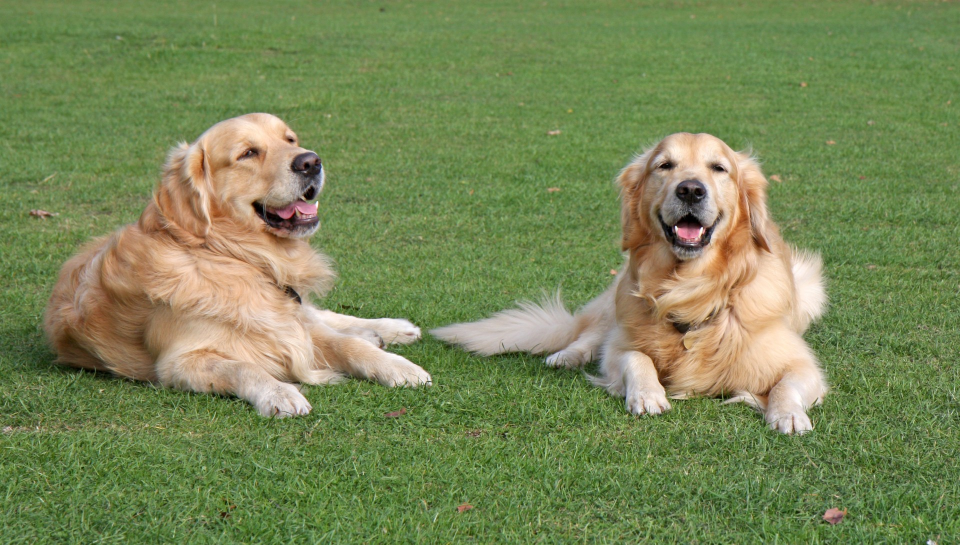
#> input picture dogs.jpg, 1920 x 1089 px (shown at 1/2 size)
$ python surf.py ../dogs.jpg ../learn.jpg 1.0
#> lines starting #> are read from the running program, lines starting #| are printed output that depends on the picture
import cv2
import sys
import numpy as np

imgpath = sys.argv[1]
img = cv2.imread(imgpath)
#> img is the input picture: shape (1089, 1920, 3); mean B, G, R 86.3, 134.9, 120.6
alg = sys.argv[2] #指定使用的是哪一个特征检测算法

def fd(algorithm):
    if algorithm == 'SIFT':
        return cv2.xfeatures2d.SIFT_create() #实例化sift对象
    else:
        return cv2.xfeatures2d.SURF_create(float(sys.argv[3]) if len(sys.argv) == 4 else 4000)

gray = cv2.cvtColor(img,cv2.COLOR_BGR2GRAY)
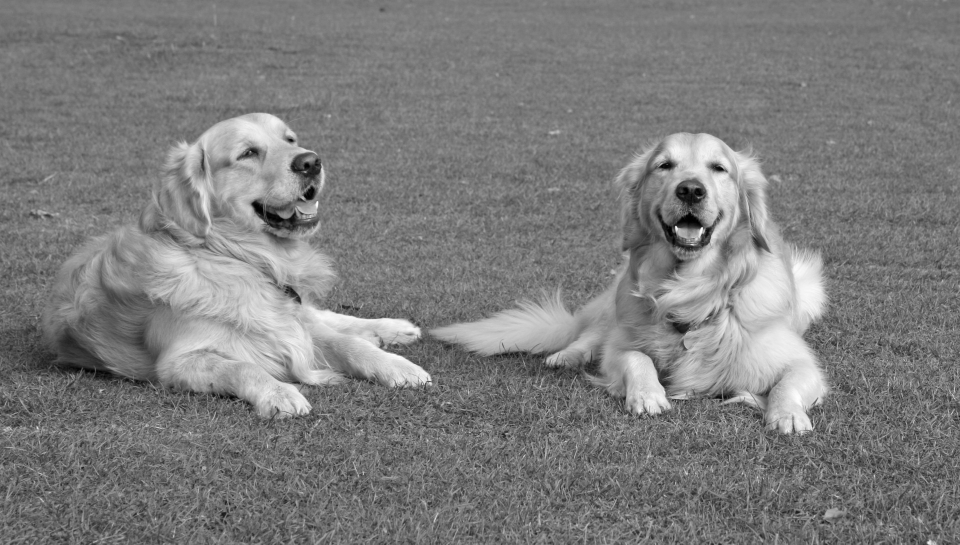
#> gray: shape (1089, 1920) (shown at 1/2 size); min 0, max 255, mean 125.1

sift = cv2.xfeatures2d.SIFT_create() #实例化一个对象。
keypoints,descriptor = sift.detectAndCompute(gray,None) #进行检测和计算特征点描述子
#> keypoints = 18996 keypoints; strongest (x, y, size): (1434, 335, 15.1), (1352, 454, 3.3), (1337, 330, 15.2), (1404, 456, 2.9)


#> (the run stopped early here; a loop or call above may not have finished)
